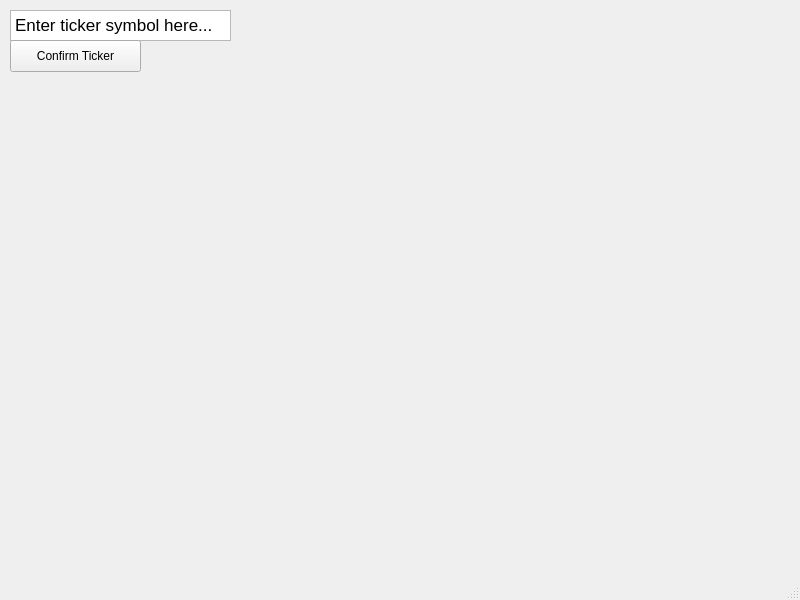
<?xml version="1.0" encoding="UTF-8"?>
<ui version="4.0">
 <class>MainWindow</class>
 <widget class="QMainWindow" name="MainWindow">
  <property name="geometry">
   <rect>
    <x>0</x>
    <y>0</y>
    <width>800</width>
    <height>600</height>
   </rect>
  </property>
  <property name="windowTitle">
   <string>MainWindow</string>
  </property>
  <widget class="QWidget" name="centralwidget">
   <widget class="QTextEdit" name="textEdit">
    <property name="geometry">
     <rect>
      <x>10</x>
      <y>10</y>
      <width>221</width>
      <height>31</height>
     </rect>
    </property>
    <property name="html">
     <string>&lt;!DOCTYPE HTML PUBLIC &quot;-//W3C//DTD HTML 4.0//EN&quot; &quot;http://www.w3.org/TR/REC-html40/strict.dtd&quot;&gt;
&lt;html&gt;&lt;head&gt;&lt;meta name=&quot;qrichtext&quot; content=&quot;1&quot; /&gt;&lt;meta charset=&quot;utf-8&quot; /&gt;&lt;style type=&quot;text/css&quot;&gt;
p, li { white-space: pre-wrap; }
hr { height: 1px; border-width: 0; }
&lt;/style&gt;&lt;/head&gt;&lt;body style=&quot; font-family:'.AppleSystemUIFont'; font-size:13pt; font-weight:400; font-style:normal;&quot;&gt;
&lt;p style=&quot; margin-top:0px; margin-bottom:0px; margin-left:0px; margin-right:0px; -qt-block-indent:0; text-indent:0px;&quot;&gt;Enter ticker symbol here...&lt;/p&gt;&lt;/body&gt;&lt;/html&gt;</string>
    </property>
   </widget>
   <widget class="QPushButton" name="pushButton">
    <property name="geometry">
     <rect>
      <x>10</x>
      <y>40</y>
      <width>131</width>
      <height>32</height>
     </rect>
    </property>
    <property name="text">
     <string>Confirm Ticker</string>
    </property>
   </widget>
  </widget>
  <widget class="QMenuBar" name="menubar">
   <property name="geometry">
    <rect>
     <x>0</x>
     <y>0</y>
     <width>800</width>
     <height>22</height>
    </rect>
   </property>
  </widget>
  <widget class="QStatusBar" name="statusbar"/>
 </widget>
 <resources/>
 <connections/>
</ui>
